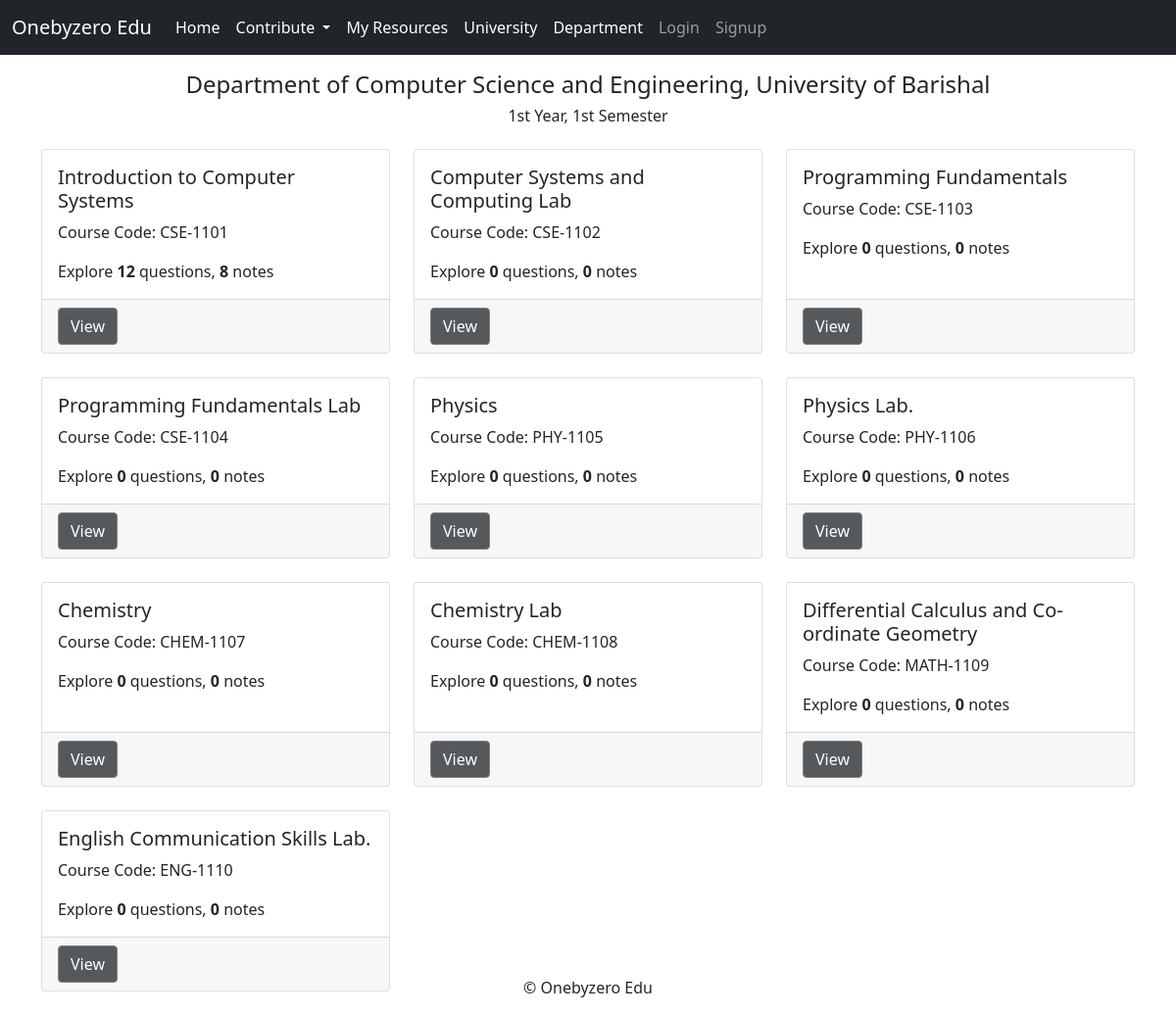
The page /study/my_resources/1/1/1/ on the database its author committed.
### study/models.py (models this page shows, shortened)
class Department(models.Model):
    name = models.CharField(max_length=100)
    university = models.ForeignKey(University, on_delete=models.CASCADE)

class University(models.Model):
    name = models.CharField(max_length=100)

class Course(models.Model):
    title = models.CharField(max_length=100)
    code = models.CharField(max_length=10)
    credit = models.DecimalField(max_digits=4, decimal_places=2)
    department = models.ForeignKey(Department, on_delete=models.CASCADE)
    university = models.ForeignKey(University, on_delete=models.CASCADE, default=1)
    year = models.PositiveIntegerField()
    semester = models.PositiveIntegerField()
    syllabus = models.TextField(blank=True, null=True)

### study/views.py (the view)
# urls.py: path('my_resources/<int:department_id>/<int:year>/<int:semester>/', views.my_resources, name='my_resources'),
def my_resources(request, department_id, year, semester):
    department = get_object_or_404(Department, pk=department_id)
    courses = Course.objects.filter(department=department, year=year, semester=semester)
    course_data = []
    for course in courses:
        question_count = Question.objects.filter(course=course).count()
        note_count = NoteModel.objects.filter(course=course).count()
        course_data.append({'course': course, 'question_count': question_count, 'note_count': note_count})
    context = {
        'department': department,
        'year': year,
        'semester': semester,
        'courses': courses,
        'course_data': course_data,
        'note_count': note_count
    }
    return render(request, 'my_resources.html', context)

### study/context_processors/department_context_processors.py (called while the page is built)
def department_context_view(request):
    user = request.user.id
    total_courses = Course.objects.all().count()
    sem1_total_courses = Course.objects.filter(year=1, semester=1).count()
    context = {
        'total_courses': total_courses,
        'sem1_total_courses': sem1_total_courses,
    }
    return {'context': context}

### study/templates/my_resources.html (shortened to what this page needs)
{% extends "base.html" %}
{% block content %}
    <div class="container mt-3">
        <h4 class="text-center">Department of {{ department.name }}, {{ department.university.name }}</h4>
        <h6 class="text-center">
            {% if year == 1 %}1st Year, {% elif year == 2 %}2nd Year, {% endif %}
            {% if semester == 1 %}1st Semester{% elif semester == 2 %}2nd Semester{% endif %}
        </h6>
        <div class="row mt-4">
            {% for data in course_data %}
                <div class="col-md-4 mb-4">
                    <div class="card h-100">
                        <div class="card-body">
                            <h5 class="card-title">{{ data.course.title }}</h5>
                            <p class="card-text">Course Code: {{ data.course.code }}</p>
                            <p class="card-text">Explore <b>{{ data.question_count }}</b> questions, <b>{{ data.note_count }}</b> notes</p>
                        </div>
                        <div class="card-footer">
                            <a href="{% url 'view_course' data.course.id %}" class="btn btn-primary btn-block view-btn">View</a>
                        </div>
                    </div>
                </div>
            {% endfor %}
        </div>
    </div>
{% endblock %}

### templates/base.html (style rules this page uses)
.view-btn { background-color: #56595C; border-color: gray; }

### rows shown on the page
Department: name "Computer Science and Engineering", university.name "University of Barishal"
Course: course "Introduction to Computer Systems", course.code "CSE-1101", question_count "12", note_count "8"
Course: course "Computer Systems and Computing Lab", course.code "CSE-1102", question_count "0", note_count "0"
Course: course "Programming Fundamentals", course.code "CSE-1103", question_count "0", note_count "0"
Course: course "Programming Fundamentals Lab", course.code "CSE-1104", question_count "0", note_count "0"
Course: course "Physics", course.code "PHY-1105", question_count "0", note_count "0"
Course: course "Physics Lab.", course.code "PHY-1106", question_count "0", note_count "0"
Course: course "Chemistry", course.code "CHEM-1107", question_count "0", note_count "0"
Course: course "Chemistry Lab", course.code "CHEM-1108", question_count "0", note_count "0"
Course: course "Differential Calculus and Co-ordinate Geometry", course.code "MATH-1109", question_count "0", note_count "0"
Course: course "English Communication Skills Lab.", course.code "ENG-1110", question_count "0", note_count "0"
